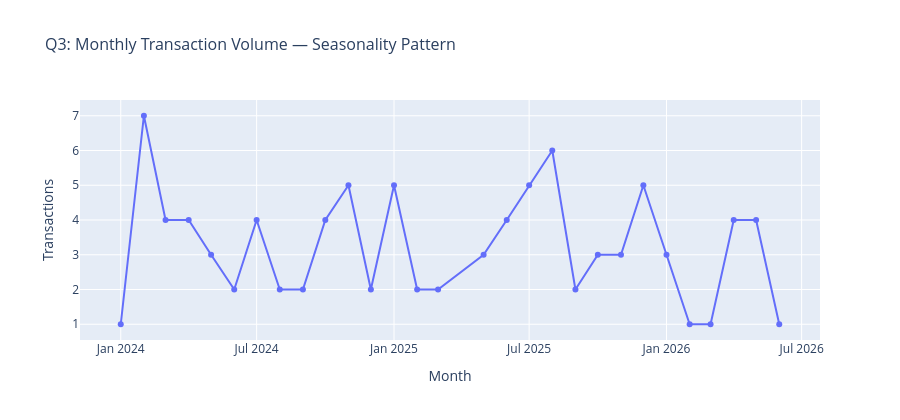

The cell this chart's notebook holds for it:
### Code cell
# Transaction count by month
monthly = velocity.groupby(['tx_year', 'tx_month']).agg(
    transactions = ('transaction_id', 'count'),
    revenue_usd  = ('price_usd_equivalent', 'sum')
).reset_index()

monthly['period'] = pd.to_datetime(
    monthly['tx_year'].astype(str) + '-' +
    monthly['tx_month'].astype(str).str.zfill(2)
)
monthly = monthly.sort_values('period')

fig2 = px.line(
    monthly,
    x='period',
    y='transactions',
    markers=True,
    title='Q3: Monthly Transaction Volume — Seasonality Pattern',
    labels={'period': 'Month', 'transactions': 'Transactions'}
)
fig2.update_layout(height=420, title_font_size=16)
fig2.show()

# Peak month analysis
month_names = {1:'Jan',2:'Feb',3:'Mar',4:'Apr',5:'May',6:'Jun',
               7:'Jul',8:'Aug',9:'Sep',10:'Oct',11:'Nov',12:'Dec'}

peak_month = velocity.groupby('tx_month').agg(
    transactions=('transaction_id','count')
).reset_index()
peak_month['month_name'] = peak_month['tx_month'].map(month_names)
peak_month = peak_month.sort_values('transactions', ascending=False)

print("── Transactions by Month (all years) ──")
print(peak_month[['month_name','transactions']].to_string(index=False))

### Figure 1 — Plotly figure (JSON) as saved in the notebook; plotly's stock layout.template omitted (floating-point values rounded to 4 significant figures)
{"data": [{"hovertemplate": "Month=%{x}<br>Transactions=%{y}<extra></extra>", "legendgroup": "", "line": {"color": "#636efa", "dash": "solid"}, "marker": {"symbol": "circle"}, "mode": "lines+markers", "name": "", "orientation": "v", "showlegend": false, "type": "scatter", "x": ["2024-01-01T00:00:00.000000", "2024-02-01T00:00:00.000000", "2024-03-01T00:00:00.000000", "2024-04-01T00:00:00.000000", "2024-05-01T00:00:00.000000", "2024-06-01T00:00:00.000000", "2024-07-01T00:00:00.000000", "2024-08-01T00:00:00.000000", "2024-09-01T00:00:00.000000", "2024-10-01T00:00:00.000000", "2024-11-01T00:00:00.000000", "2024-12-01T00:00:00.000000", "2025-01-01T00:00:00.000000", "2025-02-01T00:00:00.000000", "2025-03-01T00:00:00.000000", "2025-05-01T00:00:00.000000", "2025-06-01T00:00:00.000000", "2025-07-01T00:00:00.000000", "2025-08-01T00:00:00.000000", "2025-09-01T00:00:00.000000", "2025-10-01T00:00:00.000000", "2025-11-01T00:00:00.000000", "2025-12-01T00:00:00.000000", "2026-01-01T00:00:00.000000", "2026-02-01T00:00:00.000000", "2026-03-01T00:00:00.000000", "2026-04-01T00:00:00.000000", "2026-05-01T00:00:00.000000", "2026-06-01T00:00:00.000000"], "xaxis": "x", "y": [1, 7, 4, 4, 3, 2, 4, 2, 2, 4, 5, 2, 5, 2, 2, 3, 4, 5, 6, 2, 3, 3, 5, 3, 1, 1, 4, 4, 1], "yaxis": "y"}], "layout": {"height": 420, "legend": {"tracegroupgap": 0}, "title": {"font": {"size": 16}, "text": "Q3: Monthly Transaction Volume — Seasonality Pattern"}, "xaxis": {"anchor": "y", "domain": [0, 1], "title": {"text": "Month"}}, "yaxis": {"anchor": "x", "domain": [0, 1], "title": {"text": "Transactions"}}}}
